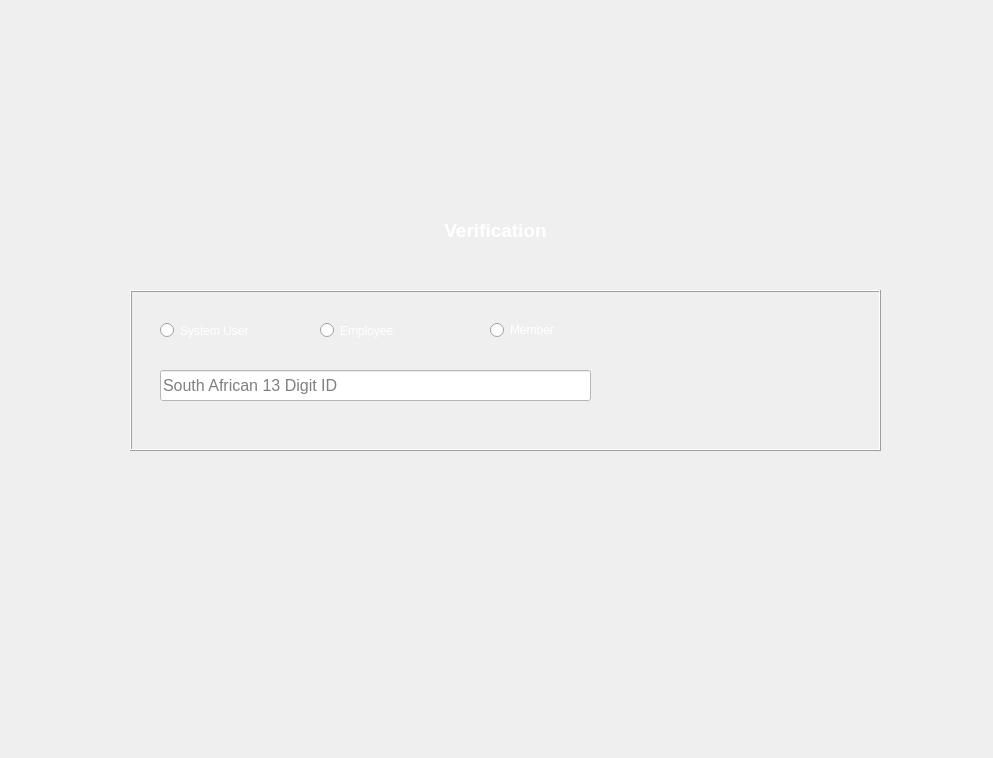
<?xml version="1.0" encoding="UTF-8"?>
<ui version="4.0">
 <class>VerifyMemberForm</class>
 <widget class="QWidget" name="VerifyMemberForm">
  <property name="geometry">
   <rect>
    <x>0</x>
    <y>0</y>
    <width>993</width>
    <height>758</height>
   </rect>
  </property>
  <property name="windowTitle">
   <string>Form</string>
  </property>
  <widget class="QLabel" name="TitleLabel">
   <property name="geometry">
    <rect>
     <x>280</x>
     <y>210</y>
     <width>431</width>
     <height>41</height>
    </rect>
   </property>
   <property name="font">
    <font>
     <pointsize>14</pointsize>
     <weight>75</weight>
     <bold>true</bold>
    </font>
   </property>
   <property name="styleSheet">
    <string notr="true">color: rgb(255, 255, 255);</string>
   </property>
   <property name="frameShape">
    <enum>QFrame::NoFrame</enum>
   </property>
   <property name="frameShadow">
    <enum>QFrame::Raised</enum>
   </property>
   <property name="text">
    <string>Verification</string>
   </property>
   <property name="alignment">
    <set>Qt::AlignCenter</set>
   </property>
  </widget>
  <widget class="QFrame" name="ConfigurationFrame">
   <property name="geometry">
    <rect>
     <x>130</x>
     <y>290</y>
     <width>751</width>
     <height>161</height>
    </rect>
   </property>
   <property name="styleSheet">
    <string notr="true"/>
   </property>
   <property name="frameShape">
    <enum>QFrame::Box</enum>
   </property>
   <property name="frameShadow">
    <enum>QFrame::Raised</enum>
   </property>
   <widget class="QRadioButton" name="SystemUserRadioButton">
    <property name="geometry">
     <rect>
      <x>30</x>
      <y>30</y>
      <width>131</width>
      <height>21</height>
     </rect>
    </property>
    <property name="styleSheet">
     <string notr="true">font: 75 10pt &quot;MS Shell Dlg 2&quot;;
color: rgb(255, 255, 255);</string>
    </property>
    <property name="text">
     <string>System User</string>
    </property>
   </widget>
   <widget class="QRadioButton" name="EmployeeRadioButton">
    <property name="geometry">
     <rect>
      <x>190</x>
      <y>30</y>
      <width>131</width>
      <height>21</height>
     </rect>
    </property>
    <property name="styleSheet">
     <string notr="true">font: 75 10pt &quot;MS Shell Dlg 2&quot;;
color: rgb(255, 255, 255);</string>
    </property>
    <property name="text">
     <string>Employee</string>
    </property>
   </widget>
   <widget class="QLineEdit" name="SAIDLineEdit">
    <property name="geometry">
     <rect>
      <x>30</x>
      <y>80</y>
      <width>431</width>
      <height>31</height>
     </rect>
    </property>
    <property name="font">
     <font>
      <pointsize>12</pointsize>
     </font>
    </property>
    <property name="styleSheet">
     <string notr="true">background-color: rgb(255, 255, 255);</string>
    </property>
    <property name="placeholderText">
     <string>South African 13 Digit ID</string>
    </property>
   </widget>
   <widget class="QPushButton" name="SearchPushButton">
    <property name="geometry">
     <rect>
      <x>600</x>
      <y>10</y>
      <width>131</width>
      <height>121</height>
     </rect>
    </property>
    <property name="toolTip">
     <string>Search Member</string>
    </property>
    <property name="styleSheet">
     <string notr="true">background-image: url(:/resources/icons/search.png);
background-repeat: no repeat;</string>
    </property>
    <property name="text">
     <string/>
    </property>
    <property name="iconSize">
     <size>
      <width>100</width>
      <height>100</height>
     </size>
    </property>
    <property name="autoDefault">
     <bool>false</bool>
    </property>
    <property name="flat">
     <bool>true</bool>
    </property>
   </widget>
   <widget class="QRadioButton" name="MemberRadioButton">
    <property name="geometry">
     <rect>
      <x>360</x>
      <y>30</y>
      <width>97</width>
      <height>20</height>
     </rect>
    </property>
    <property name="styleSheet">
     <string notr="true">font: 75 10pt &quot;MS Shell Dlg 2&quot;;
color: rgb(255, 255, 255);</string>
    </property>
    <property name="text">
     <string>Member</string>
    </property>
   </widget>
  </widget>
  <widget class="QLabel" name="LogoAppLabel">
   <property name="geometry">
    <rect>
     <x>420</x>
     <y>50</y>
     <width>131</width>
     <height>131</height>
    </rect>
   </property>
   <property name="styleSheet">
    <string notr="true">background-image: url(:/resources/icons/taxi.png);
background-repeat: no repeat;</string>
   </property>
   <property name="text">
    <string/>
   </property>
  </widget>
 </widget>
 <resources/>
 <connections/>
</ui>
